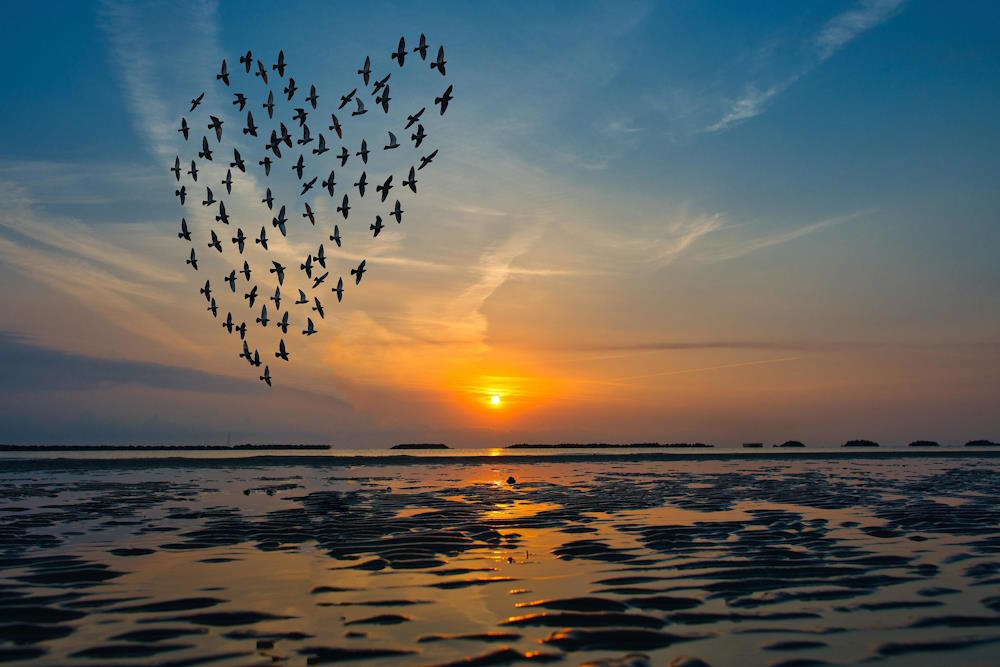
#> input picture 466_MLAssign5/submission/data/birds_lake.jpg, 1000 x 667 px
$ jupyter execute q2.ipynb
#> lines starting #> are read from the running program, lines starting #| are printed output that depends on the picture; after the words box and inside, x2 and y2 are one past the last pixel; in counts of white or black regions, pixels touching at a corner belong together
## Assignment 5 Question 2
* Jesse Aguirre
* jaa369,11273119
* Professor Wahid
* CME 466

### Answer
Number of contours: 86

[cell 1]
import cv2 as cv
import numpy as np
import sys
import os
import matplotlib.pyplot as plt

[cell 2]
# Read the image
img_path = os.path.join('..', 'data', 'birds_lake.jpg')
img = cv.imread(img_path, cv.IMREAD_COLOR)
#> img is the input picture: shape (667, 1000, 3); mean B, G, R 90.5, 94, 92.5

if img is None:
    sys.exit("Could not read the image.")

cropped_img = img[0:400, 100:500]
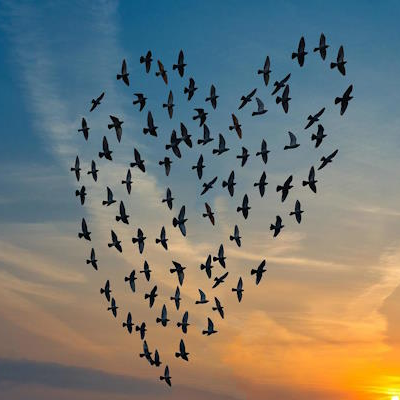
#> cropped_img: shape (400, 400, 3); mean B, G, R 115.7, 122.2, 119.8

plt.imshow(cv.cvtColor(cropped_img, cv.COLOR_BGR2RGB))

[cell 3]
img_gray = cv.cvtColor(cropped_img, cv.COLOR_BGR2GRAY)
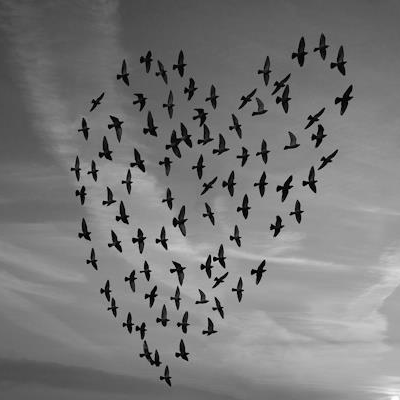
#> img_gray: shape (400, 400); min 0, max 254, mean 120.7

# Apply the thresholding
_, thresh = cv.threshold(img_gray, 45, 255, cv.THRESH_BINARY_INV)
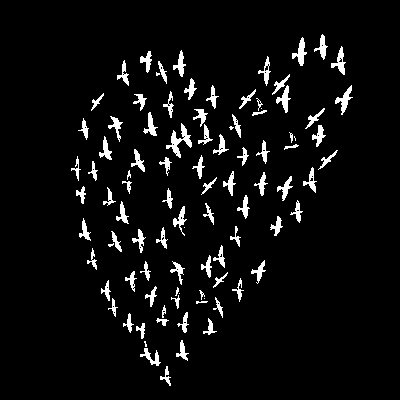
#> thresh: shape (400, 400); 5.3% white; 96 white regions (10 under 20 px)

# Find the contours
contours, hierarchy = cv.findContours(thresh, cv.RETR_TREE, cv.CHAIN_APPROX_SIMPLE)
#> contours = 152 contours, 72 with area under 20; largest, box (x1, y1, x2, y2) and area: (166, 123, 192, 158) 240, (292, 37, 307, 66) 147, (335, 85, 353, 115) 145, (331, 46, 346, 75) 138, (276, 85, 291, 113) 128

contours_cnt = 0
for cnt in contours:
    if cv.contourArea(cnt) > 10:
        cv.drawContours(cropped_img, [cnt], -1, (0, 255, 0), 1)
        x1, y1, w, h = cv.boundingRect(cnt)
        cv.rectangle(cropped_img, (x1, y1), (x1+w, y1+h), (255, 0, 0), 2)
        contours_cnt += 1
#> this loop made 152 passes
#> (x1, y1, w, h) on passes 1, 2, 4, 5, 6, 7, 8, 9, 11, 15, 18, 20: (160, 366, 11, 20), (140, 348, 21, 18), (176, 340, 13, 21), (136, 323, 9, 16), (203, 318, 14, 17), (156, 318, 13, 8), (123, 313, 11, 20), (177, 312, 12, 21), (162, 305, 4, 13), (108, 298, 10, 19), (213, 297, 10, 21), (171, 295, 9, 14)
#> cnt on passes 14, 16, 17, 19, 21, 23: [[204, 298]], [[113, 312], [114, 311], [115, 312], [114, 313]], [[112, 306], [113, 305], [114, 306], [113, 307]], [[217, 303], [218, 302], [219, 303], [218, 304]], [[179, 293]], [[201, 293], [202, 292], [203, 293], [202, 294]]
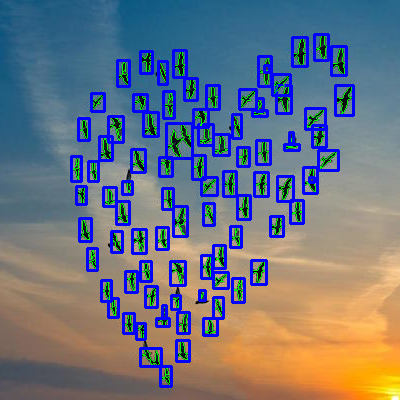
#> cropped_img: shape (400, 400, 3); 12.42% of pixels changed, all inside (x1, y1, x2, y2) = (70, 33, 355, 388)
#> after the loop, contours_cnt = 86
print(f"Number of contours: {contours_cnt}")
#| Number of contours: 86
# Save the image
cv.imwrite("../submission/birds_lake_contours.jpg", cropped_img)


# Display the image
plt.figure()
plt.imshow(cv.cvtColor(cropped_img, cv.COLOR_BGR2RGB))
plt.show()

# Display the thresholded image
plt.figure()
plt.imshow(thresh, cmap='gray')
plt.show()

# Display the grayscale image
plt.figure()
plt.imshow(img_gray, cmap='gray')
plt.show()

$ run again, with 466_MLAssign5/submission/data/Goldhill_2-1.jpg copied over 466_MLAssign5/submission/data/birds_lake.jpg
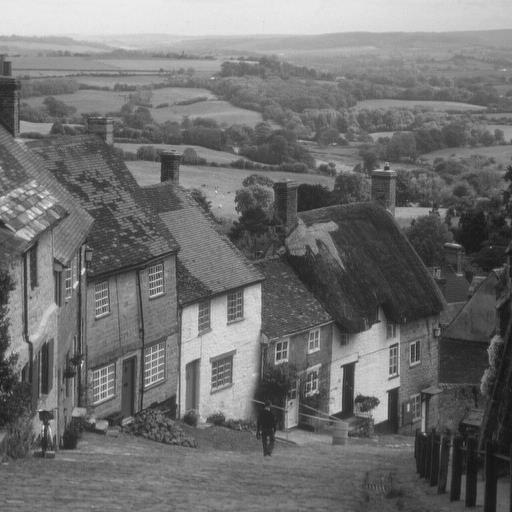
#> input picture 466_MLAssign5/submission/data/Goldhill_2-1.jpg, 512 x 512 px
#> img is the input picture: shape (512, 512, 3); min 16, max 242, mean 112.2
#> `_, thresh = cv.threshold(img_gray, 45, 255, cv.THRESH_BINARY_INV)`:
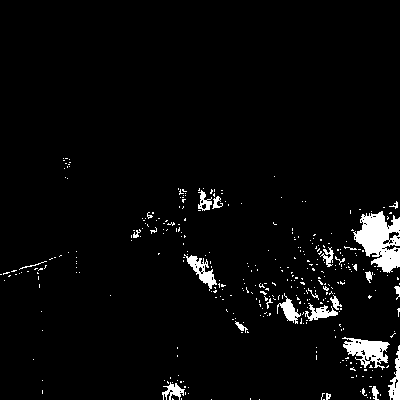
#> thresh: shape (400, 400); 3.6% white; 360 white regions (337 under 20 px)
#> contours = 422 contours, 402 with area under 20; largest, box (x1, y1, x2, y2) and area: (353, 211, 400, 273) 1677, (342, 337, 390, 370) 744, (184, 254, 217, 291) 354, (388, 345, 400, 400) 266, (277, 293, 301, 324) 218
#> the loop `for cnt in contours:` made 422 passes
#> (x1, y1, w, h) on passes 10, 20, 24, 59, 62, 64, 65, 67: (326, 393, 5, 7), (372, 386, 7, 14), (162, 382, 23, 18), (388, 345, 12, 55), (394, 378, 5, 11), (342, 337, 48, 33), (361, 359, 5, 6), (364, 355, 8, 7)
#> after the loop `for cnt in contours:`:
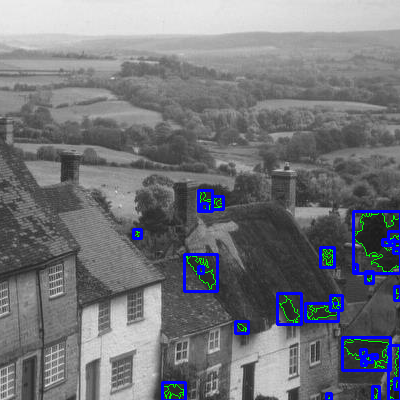
#> cropped_img: shape (400, 400, 3); mean B, G, R 121.6, 116.4, 114.7
#> after the loop `for cnt in contours:`: contours_cnt = 29
#| Number of contours: 29
